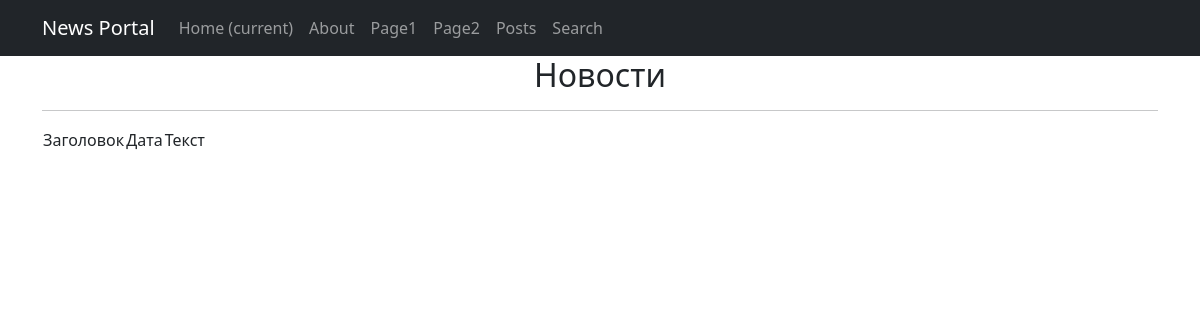
The app's page /posts/, older data.
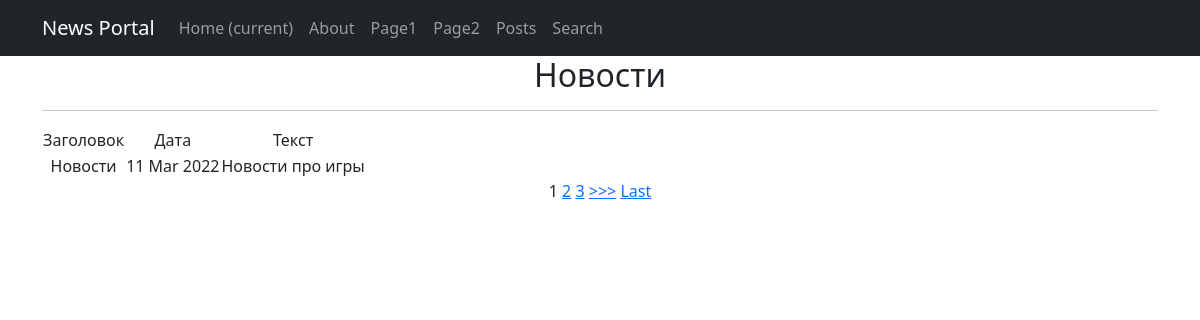
The same page, newer data.
### portal/models.py (models this page shows, shortened)
class Post(models.Model):
    article = 'a'
    news = 'n'
    POST_TYPE = [
        (article, "Статья"),
        (news, "Новость")
    ]
    author = models.ForeignKey(Author, on_delete = models.CASCADE)
    post_type = models.CharField(max_length = 1, choices = POST_TYPE, default = article)
    created = models.DateTimeField(auto_now_add = True)
    cats = models.ManyToManyField(Category, through = 'PostCategory')
    title = models.CharField(max_length = 255)
    text = models.TextField()
    rating = models.IntegerField(default = 0)

### portal/views.py (the view)
# urls.py: path('', PostsList.as_view()),
class PostsList(ListView):
    model = Post  # указываем модель, объекты которой мы будем выводить
    template_name = 'post.html'
    context_object_name = 'post'
    queryset = Post.objects.order_by('-id')
    ordering = ['title']
    paginate_by = 1

### templates/post.html (shortened to what this page needs)
{% extends 'flatpages/default.html' %}
{% block content %}
    <h2>Новости</h2>
    <hr>
        <table>
            <thead>
                <td>
                    Заголовок
                </td>
                <td>
                    Дата
                </td>
                <td>
                    Текст
                </td>
            </thead>
            {% for post in post %}
            <tr>
                <td>
                    {{ post.title }}
                </td>
                <td>
                    {{ post.created|date:'d M Y '}}
                </td>
                <td>
                    {{ post.text|truncatechars:50 }}
                </td>
            </tr>
            {% endfor %}
        </table>
        {% if is_paginated %}
    {% for num in page_obj.paginator.page_range %}
        {% if page_obj.number == num %}
            <a>{{ num }}</a>
        {% elif num > page_obj.number|add:'-3' and num < page_obj.number|add:'3' %}
            <a href="?page={{ num }}">{{ num }}</a>
        {% endif %}
    {% endfor %}
    {% if page_obj.has_next %}
        <a href="?page={{ page_obj.next_page_number }}">>>></a>
        <a href="?page={{ page_obj.paginator.num_pages }}">Last</a>
    {% endif %}
{% endif %}
{% endblock content %}

Row changes from the older to the newer data that the page shows:
added Post: title "Новости", created "11 Mar 2022", text "Новости про игры"
Text that changed along with them:
new list line: "1"
new list line: "2"
new list line: "3"
text now shown: ">>> Last"
